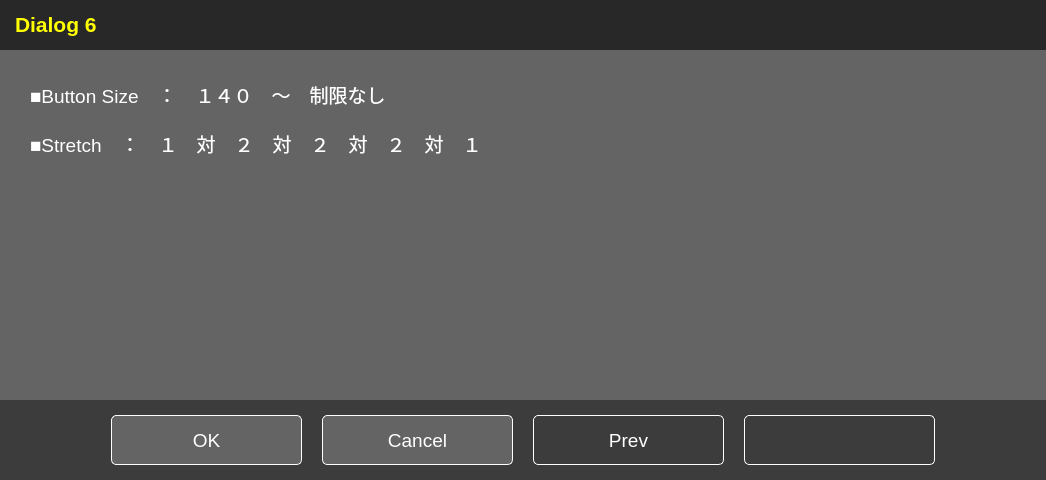
<?xml version="1.0" encoding="UTF-8"?>
<ui version="4.0">
 <class>Dialog6</class>
 <widget class="QDialog" name="Dialog6">
  <property name="geometry">
   <rect>
    <x>0</x>
    <y>0</y>
    <width>1046</width>
    <height>480</height>
   </rect>
  </property>
  <property name="windowTitle">
   <string>Dialog</string>
  </property>
  <layout class="QVBoxLayout" name="verticalLayout">
   <property name="spacing">
    <number>0</number>
   </property>
   <property name="leftMargin">
    <number>0</number>
   </property>
   <property name="topMargin">
    <number>0</number>
   </property>
   <property name="rightMargin">
    <number>0</number>
   </property>
   <property name="bottomMargin">
    <number>0</number>
   </property>
   <item>
    <widget class="QWidget" name="widget" native="true">
     <property name="sizePolicy">
      <sizepolicy hsizetype="Preferred" vsizetype="Fixed">
       <horstretch>0</horstretch>
       <verstretch>0</verstretch>
      </sizepolicy>
     </property>
     <property name="minimumSize">
      <size>
       <width>0</width>
       <height>50</height>
      </size>
     </property>
     <property name="styleSheet">
      <string notr="true">background:rgb(40,40,40);</string>
     </property>
     <layout class="QHBoxLayout" name="horizontalLayout_2">
      <property name="spacing">
       <number>0</number>
      </property>
      <property name="leftMargin">
       <number>15</number>
      </property>
      <property name="topMargin">
       <number>0</number>
      </property>
      <property name="rightMargin">
       <number>5</number>
      </property>
      <property name="bottomMargin">
       <number>0</number>
      </property>
      <item>
       <widget class="QLabel" name="label">
        <property name="sizePolicy">
         <sizepolicy hsizetype="Fixed" vsizetype="Fixed">
          <horstretch>0</horstretch>
          <verstretch>0</verstretch>
         </sizepolicy>
        </property>
        <property name="font">
         <font>
          <pointsize>16</pointsize>
          <weight>75</weight>
          <bold>true</bold>
         </font>
        </property>
        <property name="styleSheet">
         <string notr="true">color:yellow;</string>
        </property>
        <property name="text">
         <string>Dialog 6</string>
        </property>
       </widget>
      </item>
      <item>
       <spacer name="horizontalSpacer_3">
        <property name="orientation">
         <enum>Qt::Horizontal</enum>
        </property>
        <property name="sizeHint" stdset="0">
         <size>
          <width>503</width>
          <height>20</height>
         </size>
        </property>
       </spacer>
      </item>
      <item>
       <widget class="QPushButton" name="pushButton">
        <property name="styleSheet">
         <string notr="true">border:none;
outline:none;</string>
        </property>
        <property name="text">
         <string/>
        </property>
        <property name="icon">
         <iconset resource="iconimages.qrc">
          <normaloff>:/resources/images/097c5d0f-1ed8-4cdd-bd7b-911829b7d10b.png</normaloff>:/resources/images/097c5d0f-1ed8-4cdd-bd7b-911829b7d10b.png</iconset>
        </property>
        <property name="iconSize">
         <size>
          <width>32</width>
          <height>32</height>
         </size>
        </property>
       </widget>
      </item>
     </layout>
    </widget>
   </item>
   <item>
    <widget class="QWidget" name="widget_2" native="true">
     <property name="styleSheet">
      <string notr="true">background:rgb(100,100,100);</string>
     </property>
     <layout class="QVBoxLayout" name="verticalLayout_2">
      <property name="spacing">
       <number>20</number>
      </property>
      <property name="leftMargin">
       <number>30</number>
      </property>
      <property name="topMargin">
       <number>30</number>
      </property>
      <property name="rightMargin">
       <number>0</number>
      </property>
      <property name="bottomMargin">
       <number>0</number>
      </property>
      <item>
       <widget class="QLabel" name="label_2">
        <property name="font">
         <font>
          <pointsize>14</pointsize>
         </font>
        </property>
        <property name="styleSheet">
         <string notr="true">color:white;</string>
        </property>
        <property name="text">
         <string>■Button Size　：　１４０　～　制限なし</string>
        </property>
       </widget>
      </item>
      <item>
       <widget class="QLabel" name="label_3">
        <property name="font">
         <font>
          <pointsize>14</pointsize>
         </font>
        </property>
        <property name="styleSheet">
         <string notr="true">color:white;</string>
        </property>
        <property name="text">
         <string>■Stretch　：　１　対　２　対　２　対　２　対　１</string>
        </property>
       </widget>
      </item>
      <item>
       <spacer name="verticalSpacer">
        <property name="orientation">
         <enum>Qt::Vertical</enum>
        </property>
        <property name="sizeHint" stdset="0">
         <size>
          <width>20</width>
          <height>40</height>
         </size>
        </property>
       </spacer>
      </item>
     </layout>
     <zorder>label_2</zorder>
     <zorder>label_3</zorder>
     <zorder>verticalSpacer</zorder>
    </widget>
   </item>
   <item>
    <widget class="QWidget" name="widget_3" native="true">
     <property name="sizePolicy">
      <sizepolicy hsizetype="Preferred" vsizetype="Fixed">
       <horstretch>0</horstretch>
       <verstretch>0</verstretch>
      </sizepolicy>
     </property>
     <property name="minimumSize">
      <size>
       <width>0</width>
       <height>80</height>
      </size>
     </property>
     <property name="styleSheet">
      <string notr="true">background:rgb(60,60,60);</string>
     </property>
     <layout class="QHBoxLayout" name="horizontalLayout" stretch="1,2,2,2,2,1">
      <property name="spacing">
       <number>20</number>
      </property>
      <property name="leftMargin">
       <number>15</number>
      </property>
      <property name="topMargin">
       <number>0</number>
      </property>
      <property name="rightMargin">
       <number>15</number>
      </property>
      <property name="bottomMargin">
       <number>0</number>
      </property>
      <item>
       <spacer name="horizontalSpacer">
        <property name="orientation">
         <enum>Qt::Horizontal</enum>
        </property>
        <property name="sizeHint" stdset="0">
         <size>
          <width>89</width>
          <height>20</height>
         </size>
        </property>
       </spacer>
      </item>
      <item>
       <widget class="QToolButton" name="toolButton">
        <property name="sizePolicy">
         <sizepolicy hsizetype="Preferred" vsizetype="Fixed">
          <horstretch>0</horstretch>
          <verstretch>0</verstretch>
         </sizepolicy>
        </property>
        <property name="minimumSize">
         <size>
          <width>140</width>
          <height>50</height>
         </size>
        </property>
        <property name="maximumSize">
         <size>
          <width>16777215</width>
          <height>16777215</height>
         </size>
        </property>
        <property name="font">
         <font>
          <pointsize>14</pointsize>
         </font>
        </property>
        <property name="styleSheet">
         <string notr="true">background:rgb(100, 100, 100);
border-style: solid;
border-width: 1px;
border-color: white;
border-radius: 5px;
color:white;</string>
        </property>
        <property name="text">
         <string>OK</string>
        </property>
       </widget>
      </item>
      <item>
       <widget class="QToolButton" name="toolButton_2">
        <property name="sizePolicy">
         <sizepolicy hsizetype="Preferred" vsizetype="Fixed">
          <horstretch>0</horstretch>
          <verstretch>0</verstretch>
         </sizepolicy>
        </property>
        <property name="minimumSize">
         <size>
          <width>140</width>
          <height>50</height>
         </size>
        </property>
        <property name="maximumSize">
         <size>
          <width>16777215</width>
          <height>16777215</height>
         </size>
        </property>
        <property name="font">
         <font>
          <pointsize>14</pointsize>
         </font>
        </property>
        <property name="styleSheet">
         <string notr="true">background:rgb(100, 100, 100);
border-style: solid;
border-width: 1px;
border-color: white;
border-radius: 5px;
color:white;</string>
        </property>
        <property name="text">
         <string>Cancel</string>
        </property>
       </widget>
      </item>
      <item>
       <widget class="QToolButton" name="toolButton_4">
        <property name="sizePolicy">
         <sizepolicy hsizetype="Preferred" vsizetype="Fixed">
          <horstretch>0</horstretch>
          <verstretch>0</verstretch>
         </sizepolicy>
        </property>
        <property name="minimumSize">
         <size>
          <width>140</width>
          <height>50</height>
         </size>
        </property>
        <property name="maximumSize">
         <size>
          <width>16777215</width>
          <height>16777215</height>
         </size>
        </property>
        <property name="font">
         <font>
          <pointsize>14</pointsize>
         </font>
        </property>
        <property name="styleSheet">
         <string notr="true">background:rgb(60, 60, 60);
border-style: solid;
border-width: 1px;
border-color: white;
border-radius: 5px;
color:white;</string>
        </property>
        <property name="text">
         <string>Prev</string>
        </property>
       </widget>
      </item>
      <item>
       <widget class="QPushButton" name="pushButton_2">
        <property name="sizePolicy">
         <sizepolicy hsizetype="Preferred" vsizetype="Fixed">
          <horstretch>0</horstretch>
          <verstretch>0</verstretch>
         </sizepolicy>
        </property>
        <property name="minimumSize">
         <size>
          <width>0</width>
          <height>50</height>
         </size>
        </property>
        <property name="font">
         <font>
          <pointsize>14</pointsize>
         </font>
        </property>
        <property name="styleSheet">
         <string notr="true">background:rgb(60, 60, 60);
border-style: solid;
border-width: 1px;
border-color: white;
border-radius: 5px;
color:white;</string>
        </property>
        <property name="text">
         <string/>
        </property>
        <property name="icon">
         <iconset resource="iconimages.qrc">
          <normaloff>:/resources/images/f62cab82-7bbb-4f7f-a507-eef58d1c18db.png</normaloff>:/resources/images/f62cab82-7bbb-4f7f-a507-eef58d1c18db.png</iconset>
        </property>
        <property name="iconSize">
         <size>
          <width>32</width>
          <height>32</height>
         </size>
        </property>
       </widget>
      </item>
      <item>
       <spacer name="horizontalSpacer_2">
        <property name="orientation">
         <enum>Qt::Horizontal</enum>
        </property>
        <property name="sizeHint" stdset="0">
         <size>
          <width>89</width>
          <height>20</height>
         </size>
        </property>
       </spacer>
      </item>
     </layout>
    </widget>
   </item>
  </layout>
 </widget>
 <resources>
  <include location="iconimages.qrc"/>
 </resources>
 <connections/>
</ui>
